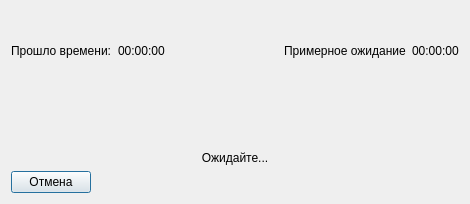
<?xml version="1.0" encoding="UTF-8"?>
<ui version="4.0">
 <class>DialogCLWait</class>
 <widget class="QDialog" name="DialogCLWait">
  <property name="geometry">
   <rect>
    <x>0</x>
    <y>0</y>
    <width>470</width>
    <height>204</height>
   </rect>
  </property>
  <property name="windowTitle">
   <string>Dialog</string>
  </property>
  <layout class="QVBoxLayout" name="verticalLayout">
   <item>
    <layout class="QHBoxLayout" name="horizontalLayout">
     <item>
      <widget class="QLabel" name="label_3">
       <property name="text">
        <string>Прошло времени:</string>
       </property>
      </widget>
     </item>
     <item>
      <widget class="QLabel" name="lbTimeGone">
       <property name="text">
        <string>00:00:00</string>
       </property>
      </widget>
     </item>
     <item>
      <spacer name="horizontalSpacer_2">
       <property name="orientation">
        <enum>Qt::Horizontal</enum>
       </property>
       <property name="sizeHint" stdset="0">
        <size>
         <width>40</width>
         <height>20</height>
        </size>
       </property>
      </spacer>
     </item>
     <item>
      <widget class="QLabel" name="label_4">
       <property name="text">
        <string>Примерное ожидание</string>
       </property>
      </widget>
     </item>
     <item>
      <widget class="QLabel" name="lbTimeWait">
       <property name="text">
        <string>00:00:00</string>
       </property>
      </widget>
     </item>
    </layout>
   </item>
   <item>
    <widget class="QLabel" name="lbGifProcess">
     <property name="sizePolicy">
      <sizepolicy hsizetype="Minimum" vsizetype="Minimum">
       <horstretch>0</horstretch>
       <verstretch>0</verstretch>
      </sizepolicy>
     </property>
     <property name="minimumSize">
      <size>
       <width>448</width>
       <height>49</height>
      </size>
     </property>
     <property name="maximumSize">
      <size>
       <width>448</width>
       <height>49</height>
      </size>
     </property>
     <property name="text">
      <string/>
     </property>
     <property name="alignment">
      <set>Qt::AlignCenter</set>
     </property>
    </widget>
   </item>
   <item>
    <widget class="QLabel" name="label">
     <property name="sizePolicy">
      <sizepolicy hsizetype="Preferred" vsizetype="Fixed">
       <horstretch>0</horstretch>
       <verstretch>0</verstretch>
      </sizepolicy>
     </property>
     <property name="text">
      <string>Ожидайте...</string>
     </property>
     <property name="alignment">
      <set>Qt::AlignHCenter|Qt::AlignTop</set>
     </property>
    </widget>
   </item>
   <item>
    <layout class="QHBoxLayout" name="horizontalLayout_2">
     <item>
      <widget class="QPushButton" name="btnCancel">
       <property name="text">
        <string>Отмена</string>
       </property>
      </widget>
     </item>
     <item>
      <spacer name="horizontalSpacer">
       <property name="orientation">
        <enum>Qt::Horizontal</enum>
       </property>
       <property name="sizeHint" stdset="0">
        <size>
         <width>40</width>
         <height>20</height>
        </size>
       </property>
      </spacer>
     </item>
    </layout>
   </item>
  </layout>
 </widget>
 <resources/>
 <connections/>
</ui>
